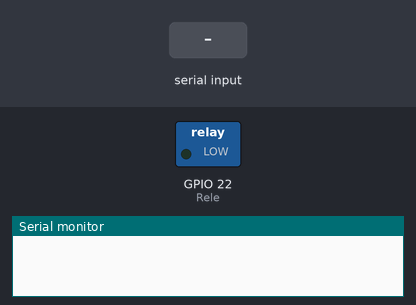
Bench run of a sketch on a simulated ESP32. On the bench: switched loads named in the sketch (green lamp = pin HIGH), the last lines printed to the serial monitor. Inputs (shaded band) come from the test bench. Nothing arrives over Bluetooth unless stated.

Above: at 1.2 s.
1.3 s: "1\n" received over the second serial link
At 2.1 s:
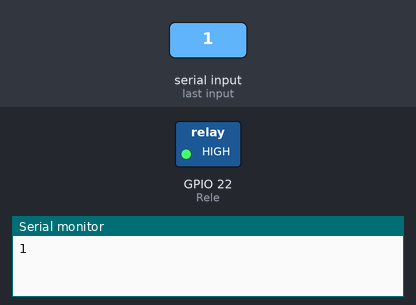
Timing chart, 0 to 4.3 s (numbered marks = the images above; inputs shaded):
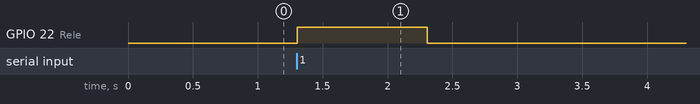

Measured:
- after the input at 1.3 s, GPIO 22 (Rele): LOW → HIGH at once, → LOW 1.0 s later

The sketch:

P12.ino
```cpp
#include "BluetoothSerial.h"
BluetoothSerial BT; // BT es instancia de la clase BluetoothSerial
int Rele = 22; //puerto GPIO 22 para control del Relé
int estado; // Variable que toma la lectura que vienen del móvil
void setup() {
Serial.begin(9600); //se inicializa la comunicación serial
BT.begin("MI_ESP32_UTEQ");// Nombre del dispositivo Bluetooth en el móvil
pinMode(Rele, OUTPUT); // puerto 22 como salida para enviar 1 para encender y 0

digitalWrite(Rele, LOW); //iniciamos el relé en bajo
}
void loop() {
while(BT.available()>0){ //verificamos que recibimos datos por el serial
estado = BT.parseInt(); // si es verdadero, se lee la entrada y se convierte a entero
Serial.print(estado); // se asigna a la variable estado y se ve el dato en el monitor serial.
if(estado == 1){ // si llega un uno se enciende el relé y opera el motor
digitalWrite(Rele, HIGH); //relé en alto y cierra el interruptor NO
}else{ // si no
if (estado== 0){ // si el estado es igual a cero
digitalWrite(Rele, LOW); // el relé se apaga
}
} // fin del else
} // fin de while
delay(10); // se espera 10 milisegundos
}
```
